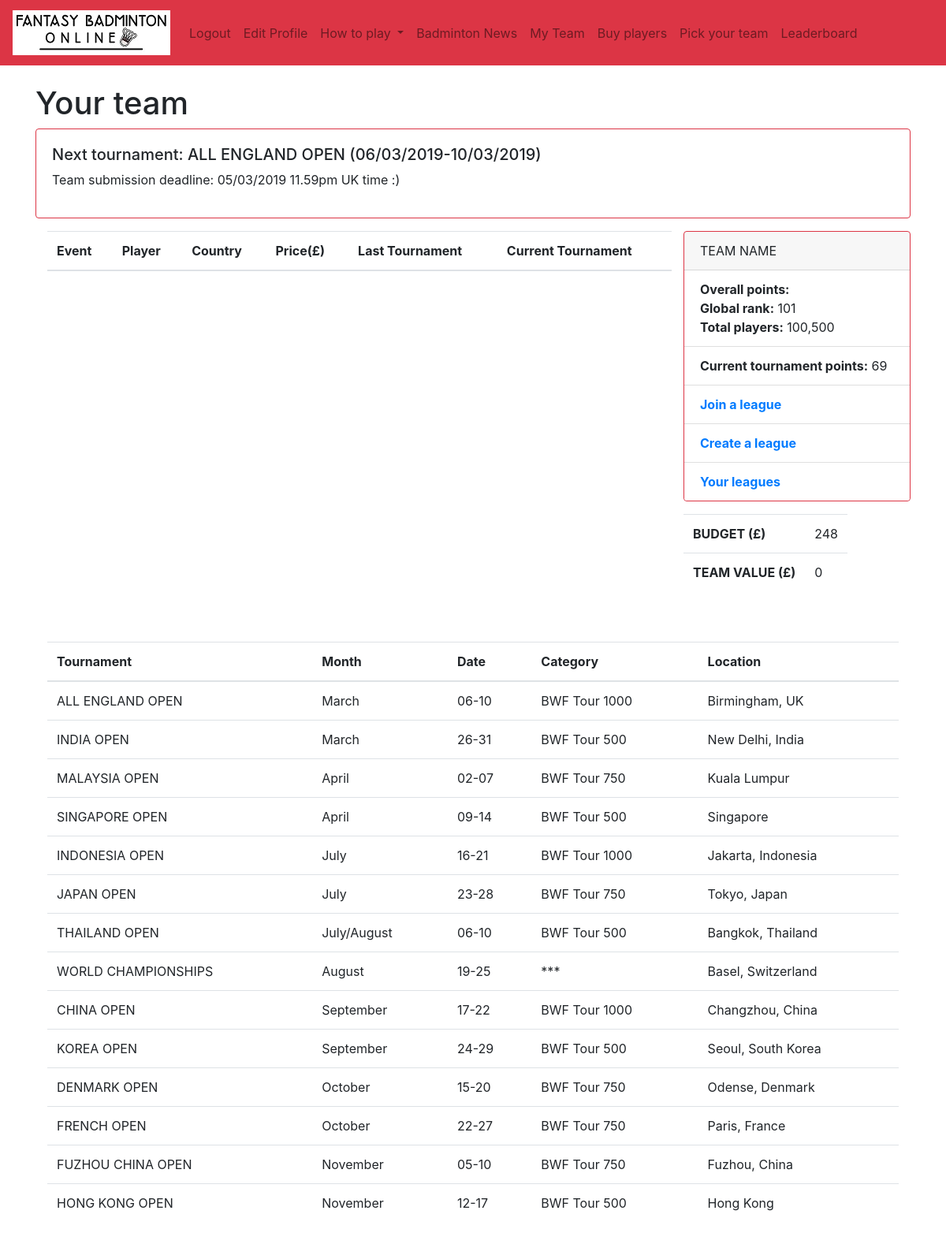
/credit/my_team/ (signed in), run on an earlier commit of the app's database.
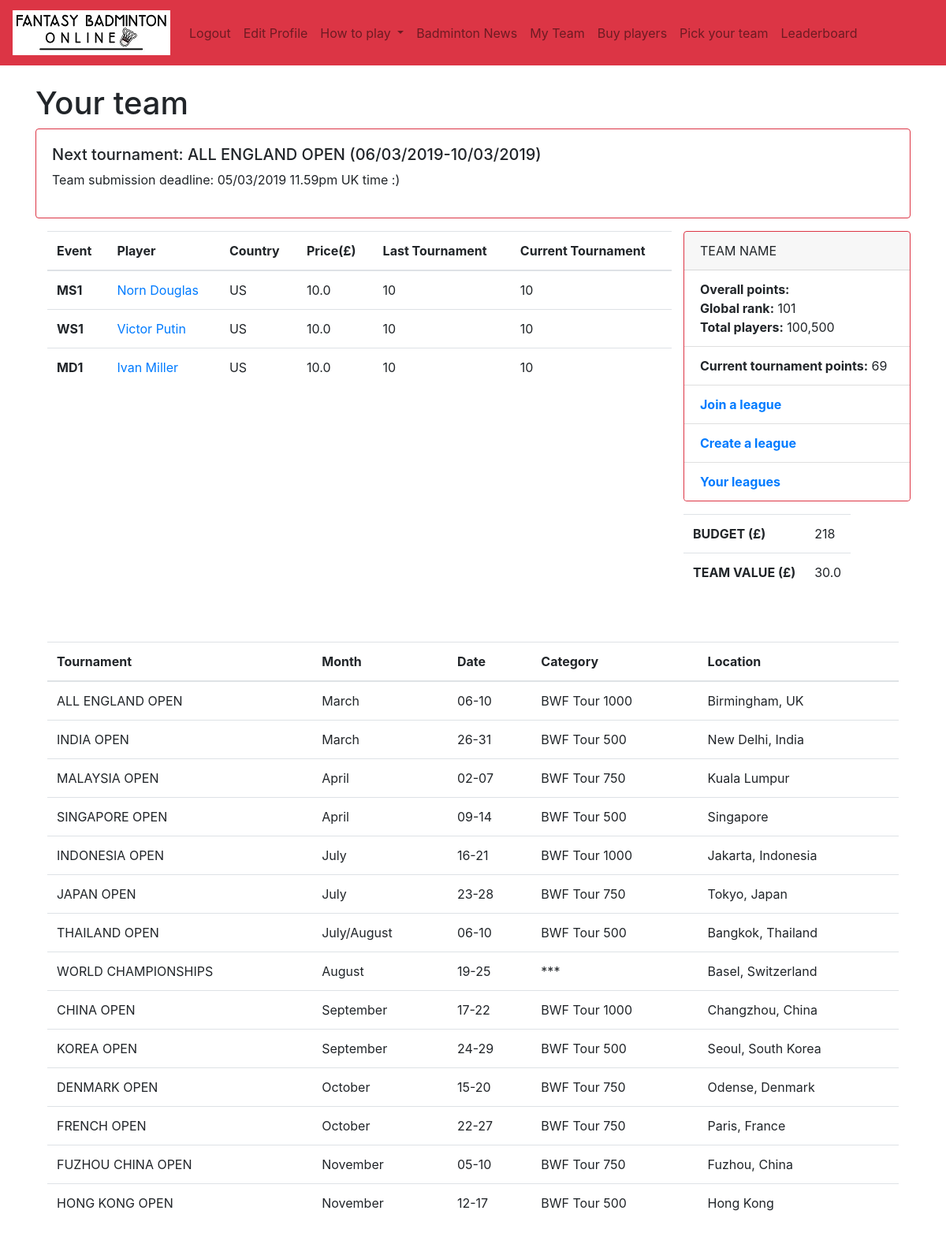
And on a later commit of the database.
### authenticate/models.py (models this page shows, shortened)
class Teams(models.Model): # team model, players(Rankings model) have foreign key relation to it
	budget = models.IntegerField(default=120)
	owner = models.ForeignKey(settings.AUTH_USER_MODEL,on_delete=models.CASCADE, related_name='teams') # relation to a user
	team = models.SlugField()
	date = models.DateTimeField(auto_now_add=True)
	points = models.CharField(max_length=50)
	def get_team_value(self):
		total = []
		total.append(self.MSplayers.all().aggregate(Sum('cost'))['cost__sum'])
		total.append(self.WSplayers.all().aggregate(Sum('cost'))['cost__sum'])
		total.append(self.MDplayers.all().aggregate(Sum('cost'))['cost__sum'])
		total.append(self.WDplayers.all().aggregate(Sum('cost'))['cost__sum'])
		total.append(self.XDplayers.all().aggregate(Sum('cost'))['cost__sum'])
		total = [x for x in total if x is not None]
		return sum(total)

### players/models.py (models this page shows, shortened)
class Player(models.Model):
	STATUS_CHOICES = [('active', 'Playing'),
			   ('notactive', 'Not Playing')
			   ]
	rank = models.IntegerField(default=10)
	name = models.CharField(max_length=50, default="Default name")
	country = CountryField(blank_label='(select country)', default='US')
	cost = models.FloatField(default=10) # price is a number, defaults to 10. You can set it up in the admin panel
	score = models.IntegerField(default=0)
	status = models.CharField(max_length=50, choices=STATUS_CHOICES, default='1')
	picture = models.ImageField(default='default.png', blank=True)
	current_tournament_score = models.IntegerField(default=10)
	last_tournament_score = models.IntegerField(default=10)
	def get_type(self): # MS, WS, etc
		return self.__class__.__name__[:2]
	def get_profile_stats(self):
		STATS = ['score', 'status', 'current_tournament_score', 'last_tournament_score', 'rank']
		stats = [(stat.replace('_', ' ').title(), getattr(self, stat)) for stat in STATS]
		return stats

class MSPlayer(Player):
	team = models.ForeignKey(Teams, on_delete=models.CASCADE, related_name='MSplayers', null=True, blank=True)  # connection to a team

class Player(models.Model):
	STATUS_CHOICES = [('active', 'Playing'),
			   ('notactive', 'Not Playing')
			   ]
	rank = models.IntegerField(default=10)
	name = models.CharField(max_length=50, default="Default name")
	country = CountryField(blank_label='(select country)', default='US')
	cost = models.FloatField(default=10) # price is a number, defaults to 10. You can set it up in the admin panel
	score = models.IntegerField(default=0)
	status = models.CharField(max_length=50, choices=STATUS_CHOICES, default='1')
	picture = models.ImageField(default='default.png', blank=True)
	current_tournament_score = models.IntegerField(default=10)
	last_tournament_score = models.IntegerField(default=10)
	def get_type(self): # MS, WS, etc
		return self.__class__.__name__[:2]
	def get_profile_stats(self):
		STATS = ['score', 'status', 'current_tournament_score', 'last_tournament_score', 'rank']
		stats = [(stat.replace('_', ' ').title(), getattr(self, stat)) for stat in STATS]
		return stats

class WSPlayer(Player):
	team = models.ForeignKey(Teams, on_delete=models.CASCADE, related_name='WSplayers', null=True, blank=True)  # connection to a team

class MDPlayer(Player):
	team = models.ForeignKey(Teams, on_delete=models.CASCADE, related_name='MDplayers', null=True, blank=True)  # connection to a team

### players/views.py (the view)
# urls.py: path('my_team/', views.my_team, name='my_team'),
@login_required
def my_team(request, message=False):
	user = request.user
	context = {}
	user_team = Teams.objects.filter(owner=user).first()
	context['MSplayers'] = MSPlayer.objects.filter(team=user_team)
	context['WSplayers'] = WSPlayer.objects.filter(team=user_team)
	context['WDplayers'] = WDPlayer.objects.filter(team=user_team)
	context['MDplayers'] = MDPlayer.objects.filter(team=user_team)
	context['XDplayers'] = XDPlayer.objects.filter(team=user_team)
	context['team'] = user_team
	if message:
		messages.success(request, ("Successfully saved your team"))
	return render(request, 'authenticate/my_team.html', context)

### tournaments/models.py (called while the page is built)
	def __str__(self):
		return self.title

### authenticate/templates/authenticate/my_team.html (shortened to what this page needs)
{% extends 'authenticate/base.html' %}
{% load static %}
{% block content %}
<h1>Your team</h1>
<div class="card-deck">
  <div class="card border-danger mb-3">
    <div class="card-body">
      <h5>Next tournament: ALL ENGLAND OPEN (06/03/2019-10/03/2019)</h5>
      <p>Team submission deadline: 05/03/2019 11.59pm UK time :)</p>
    </div>
  </div>
</div>
{% if user.is_authenticated %}
<div class="container">
  <div class="row">
    <div class="col-sm">
      <table class="table table-hover">
    <thead>
        <tr>
            <th scope="col">Event</th>
            <th scope="col">Player</th>
            <th scope="col">Country</th>
            <th scope="col">Price(£)</th>
            <th scope="col">Last Tournament</th>
            <th scope="col">Current Tournament</th>
          </tr>
      </thead>
      <tbody>
      {% for player in MSplayers %}
        <tr>
          <th scope="row">MS{{ forloop.counter }}</th>
          <td><a href="" data-toggle="modal" data-target="#playerModal{{ player.get_type }}{{ player.id }}">{{ player.name }}</a></td>
          <td>{{ player.country }}</td>
          <td>{{ player.cost }}</td>
          <td>{{ player.last_tournament_score }}</td>
          <td>{{ player.current_tournament_score }}</td>
        </tr>
      {% endfor %}
      {% for player in WSplayers %}
        <tr>
          <th scope="row">WS{{ forloop.counter }}</th>
          <td><a href="" data-toggle="modal" data-target="#playerModal{{ player.get_type }}{{ player.id }}">{{ player.name }}</a></td>
          <td>{{ player.country }}</td>
          <td>{{ player.cost }}</td>
          <td>{{ player.last_tournament_score }}</td>
          <td>{{ player.current_tournament_score }}</td>
        </tr>
      {% endfor %}
      {% for player in MDplayers %}
        <tr>
          <th scope="row">MD{{ forloop.counter }}</th>
          <td><a href="" data-toggle="modal" data-target="#playerModal{{ player.get_type }}{{ player.id }}">{{ player.name }}</a></td>
          <td>{{ player.country }}</td>
          <td>{{ player.cost }}</td>
          <td>{{ player.last_tournament_score }}</td>
          <td>{{ player.current_tournament_score }}</td>
        </tr>
      {% endfor %}
      </tbody>
    </table>
    </div>
    <div class="col-sm..offset-md-4">
      <div class="card border-danger mb-3" style="width: 18rem;">
        <div class="card-header">
        TEAM NAME
        </div>
        <ul class="list-group list-group-flush">
          <li class="list-group-item"><strong>Overall points:</strong> {{ team.get_total_team_points }}<br><strong>Global rank:</strong> 101</br><strong>Total players:</strong> 100,500</li>
          <li class="list-group-item"><strong>Current tournament points:</strong> 69</li>
          <li class="list-group-item"><a href="{% url 'main-urls:join_league' %}"><strong>Join a league</strong></a></li>
          <li class="list-group-item"><a href="{% url 'main-urls:create_league' %}"><strong>Create a league</strong></a></li>
          <li class="list-group-item"><a href="{% url 'main-urls:league_list' %}"><strong>Your leagues</strong></a></li>
        </ul>
      </div>
      <div class="container border-danger">
        <div class="row">
          <div class="col-sm.offset-md-4">
          <table class="table table-hover">
            <tbody>
              <tr>
                <th scope="row">BUDGET (£)</th>
                <td>{{ team.budget }}</td>
              </tr>
              <tr>
                <th scope="row">TEAM VALUE (£)</th>
                <td>{{ team.get_team_value }}</td>
              </tr>
            </tbody>
          </table>
          </div>
        </div>
      </div>
    </div>
  </div>
</div>
{% endif %}
<div class="col-sm">
      <table class="table table-hover">
    <thead>
        <tr>
            <th scope="col">Tournament</th>
            <th scope="col">Month</th>
            <th scope="col">Date</th>
            <th scope="col">Category</th>
            <th scope="col">Location</th>
        </tr>
    </thead>
      <tbody>
        <tr>
          <td>ALL ENGLAND OPEN</td>
          <td>March</td>
          <td>06-10</td>
          <td>BWF Tour 1000</td>
          <td>Birmingham, UK</td>
        </tr>
        <tr>
          <td>INDIA OPEN</td>
          <td>March</td>
          <td>26-31</td>
          <td>BWF Tour 500</td>
          <td>New Delhi, India</td>
        </tr>
        <tr>
          <td>MALAYSIA OPEN</td>
          <td>April</td>
          <td>02-07</td>
          <td>BWF Tour 750</td>
          <td>Kuala Lumpur</td>
        </tr>
        <tr>
          <td>SINGAPORE OPEN</td>
          <td>April</td>
          <td>09-14</td>
          <td>BWF Tour 500</td>
          <td>Singapore</td>
        </tr>
        <tr>
          <td>INDONESIA OPEN</td>
          <td>July</td>
          <td>16-21</td>
          <td>BWF Tour 1000</td>
          <td>Jakarta, Indonesia</td>
        </tr>
       <tr>
          <td>JAPAN OPEN</td>
          <td>July</td>
          <td>23-28</td>
          <td>BWF Tour 750</td>
          <td>Tokyo, Japan</td>
        </tr>
        <tr>
          <td>THAILAND OPEN</td>
          <td>July/August</td>
          <td>06-10</td>
          <td>BWF Tour 500</td>
          <td>Bangkok, Thailand</td>
        </tr>
        <tr>
          <td>WORLD CHAMPIONSHIPS</td>
          <td>August</td>
          <td>19-25</td>
          <td>***</td>
          <td>Basel, Switzerland</td>
        </tr>
        <tr>
          <td>CHINA OPEN</td>
          <td>September</td>
          <td>17-22</td>
          <td>BWF Tour 1000</td>
          <td>Changzhou, China</td>
        </tr>
        <tr>
          <td>KOREA OPEN</td>
          <td>September</td>
          <td>24-29</td>
          <td>BWF Tour 500</td>
          <td>Seoul, South Korea</td>
        </tr>
        <tr>
          <td>DENMARK OPEN</td>
          <td>October</td>
          <td>15-20</td>
          <td>BWF Tour 750</td>
          <td>Odense, Denmark</td>
        </tr>
        <tr>
          <td>FRENCH OPEN</td>
          <td>October</td>
          <td>22-27</td>
          <td>BWF Tour 750</td>
          <td>Paris, France</td>
        </tr>
        <tr>
          <td>FUZHOU CHINA OPEN</td>
          <td>November</td>
          <td>05-10</td>
          <td>BWF Tour 750</td>
          <td>Fuzhou, China</td>
        </tr>
        <tr>
          <td>HONG KONG OPEN</td>
          <td>November</td>
          <td>12-17</td>
          <td>BWF Tour 500</td>
          <td>Hong Kong</td>
        </tr>
      </tbody>
    </table>
  </div>
{% endblock %}

### authenticate/templates/authenticate/base.html (shortened to what this page needs)
{% load static %}
<!doctype html>
<html lang="en">
{% load staticfiles %}
{% load static %}
  <head>
    <link rel="stylesheet" href="https://stackpath.bootstrapcdn.com/bootstrap/4.2.1/css/bootstrap.min.css">
    <link rel="stylesheet" type="text/css" href="https://cdn.datatables.net/v/dt/dt-1.10.18/af-2.3.3/b-1.5.6/b-colvis-1.5.6/b-flash-1.5.6/cr-1.5.0/fh-3.1.4/kt-2.5.0/r-2.2.2/rg-1.1.0/rr-1.2.4/sc-2.0.0/sl-1.3.0/datatables.min.css"/>
  </head>
  <body>
    <nav class="navbar navbar-expand-lg navbar-light bg-danger">
  <a class="navbar-brand" href="{% url 'main-urls:home' %}"><img src="{% static 'images/logo.jpg' %}"/></a>
  <div class="collapse navbar-collapse" id="navbarSupportedContent">
    <ul class="navbar-nav mr-auto">
      {% if user.is_authenticated %}
        <li class="nav-item">
          <a class="nav-link" href="{% url 'main-urls:logout' %}">Logout</a>
        </li>
        <li class="nav-item">
          <a class="nav-link" href="{% url 'main-urls:edit_profile' %}">Edit Profile</a>
        </li>
      {% endif %}
      <li class="nav-item dropdown">
        <a class="nav-link dropdown-toggle" href="#" id="navbarDropdown" role="button" data-toggle="dropdown" aria-haspopup="true" aria-expanded="false">
          How to play
        </a>
      </li>
      <li class="nav-item">
        <a class="nav-link" href="{% url 'main-urls:news' %}">Badminton News</a>
      </li>
      {% if user.is_authenticated %}
      <li class="nav-item">
        <a class="nav-link" href="{% url 'players-urls:my_team' %}">My Team</a>
      </li>
      <li class="nav-item">
        <a class="nav-link" href="{% url 'players-urls:buy_players' %}">Buy players</a>
      </li>
      {% endif %}
      <li class="nav-item">
        <a class="nav-link" href="{% url 'main-urls:transfers' %}">Pick your team</a>
      </li>
      <li class="nav-item">
        <a class="nav-link" href="{% url 'main-urls:leaderboard' %}">Leaderboard</a>
      </li
    </ul>
  </div>
</nav>
    <br/>
    <div class="container">
      {% block content %}
      {% endblock %}
    </div>
  </body>
</html>

### authenticate/templates/authenticate/modal/player.html (shortened to what this page needs)
		<div class="modal-body">{% load static %}
		</div>

### authenticate/templates/authenticate/modal/player.html (style rules this page uses)
.table { display: table; }

What changed in the data, as far as the page shows it:
now on this page (row edited): MSPlayer: name "Norn Douglas", country "US", cost "10.0", last_tournament_score "10", current_tournament_score "10"
now on this page (row edited): WSPlayer: name "Victor Putin", country "US", cost "10.0", last_tournament_score "10", current_tournament_score "10"
now on this page (row edited): MDPlayer: name "Ivan Miller", country "US", cost "10.0", last_tournament_score "10", current_tournament_score "10"
changed Teams: budget "248" → "218"; get_team_value "0" → "30.0"
